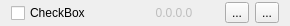
<?xml version="1.0" encoding="UTF-8"?>
<ui version="4.0">
 <class>digital_clock::gui::PluginListItemWidget</class>
 <widget class="QWidget" name="digital_clock::gui::PluginListItemWidget">
  <property name="geometry">
   <rect>
    <x>0</x>
    <y>0</y>
    <width>290</width>
    <height>26</height>
   </rect>
  </property>
  <property name="sizePolicy">
   <sizepolicy hsizetype="Preferred" vsizetype="Fixed">
    <horstretch>0</horstretch>
    <verstretch>0</verstretch>
   </sizepolicy>
  </property>
  <property name="windowTitle">
   <string notr="true"/>
  </property>
  <layout class="QHBoxLayout" name="horizontalLayout" stretch="1,0,0,0,0,0">
   <property name="topMargin">
    <number>2</number>
   </property>
   <property name="bottomMargin">
    <number>2</number>
   </property>
   <item>
    <widget class="QCheckBox" name="name_check_box">
     <property name="text">
      <string notr="true">CheckBox</string>
     </property>
    </widget>
   </item>
   <item>
    <spacer name="horizontalSpacer_2">
     <property name="orientation">
      <enum>Qt::Horizontal</enum>
     </property>
     <property name="sizeHint" stdset="0">
      <size>
       <width>10</width>
       <height>20</height>
      </size>
     </property>
    </spacer>
   </item>
   <item>
    <widget class="QLabel" name="version_label">
     <property name="enabled">
      <bool>false</bool>
     </property>
     <property name="sizePolicy">
      <sizepolicy hsizetype="Fixed" vsizetype="Preferred">
       <horstretch>0</horstretch>
       <verstretch>0</verstretch>
      </sizepolicy>
     </property>
     <property name="minimumSize">
      <size>
       <width>50</width>
       <height>0</height>
      </size>
     </property>
     <property name="text">
      <string notr="true">0.0.0.0</string>
     </property>
     <property name="alignment">
      <set>Qt::AlignCenter</set>
     </property>
    </widget>
   </item>
   <item>
    <spacer name="horizontalSpacer">
     <property name="orientation">
      <enum>Qt::Horizontal</enum>
     </property>
     <property name="sizeHint" stdset="0">
      <size>
       <width>20</width>
       <height>20</height>
      </size>
     </property>
    </spacer>
   </item>
   <item>
    <widget class="QToolButton" name="config_btn">
     <property name="enabled">
      <bool>true</bool>
     </property>
     <property name="text">
      <string notr="true">...</string>
     </property>
     <property name="icon">
      <iconset resource="../resources/icons.qrc">
       <normaloff>:/clock/images/settings.svg.p</normaloff>:/clock/images/settings.svg.p</iconset>
     </property>
    </widget>
   </item>
   <item>
    <widget class="QToolButton" name="info_btn">
     <property name="text">
      <string notr="true">...</string>
     </property>
     <property name="icon">
      <iconset resource="../resources/icons.qrc">
       <normaloff>:/clock/images/info.svg.p</normaloff>:/clock/images/info.svg.p</iconset>
     </property>
    </widget>
   </item>
  </layout>
 </widget>
 <resources>
  <include location="../resources/icons.qrc"/>
 </resources>
 <connections/>
</ui>
